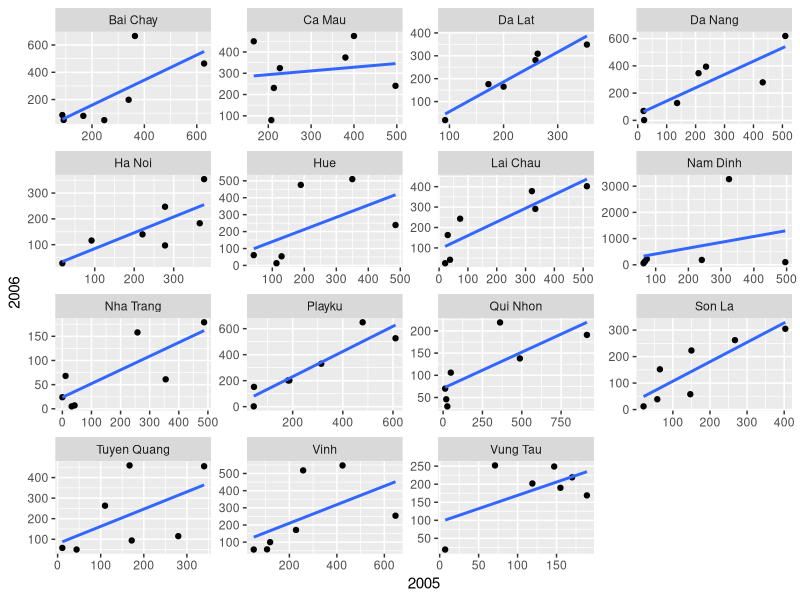
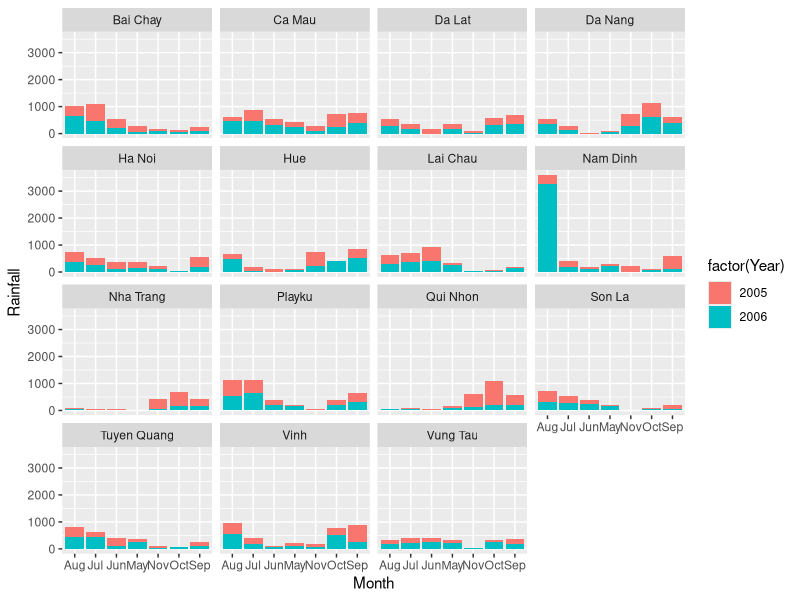

The R source for these figures, in order:

library(tidyr)
library(ggplot2)

read_csv <- readr::read_csv

dta <- read_csv("Day 1/CleaningExercise.csv")

names(dta) <- c("Year", "Province", "May", "Jun", "Jul", "Aug", "Sep", "Oct", "Nov")

dta$May <- gsub("\"", "", dta$May)
dta$May <- as.numeric(dta$May)

dta$Province[dta$Province == "DaLat"] <- "Da Lat"
dta$Province[dta$Province == "Huee"] <- "Hue"

dta$Nov[dta$Nov == "low"] <- NA
dta$Nov <- as.numeric(dta$Nov)
dta$Nov <- abs(dta$Nov)

for (i in 1:nrow(dta)) {
    if (is.na(dta$Year[i])) {
        dta$Year[i] <- dta$Year[i - 1]
    }
}

tidy_dta <- dta %>%
    gather(key = "Month", value = "Rainfall", -Year, -Province)

head(tidy_dta)

tidy_dta %>%
    spread(Year, Rainfall) %>%
    ggplot(aes(`2005`, `2006`)) +
    geom_point() +
    geom_smooth(method = "lm", se = FALSE) +
    facet_wrap(~ Province, scales = "free")

ggplot(tidy_dta, aes(Month, Rainfall, fill = factor(Year))) +
    geom_col(position = "stack") +
    facet_wrap(~ Province)


